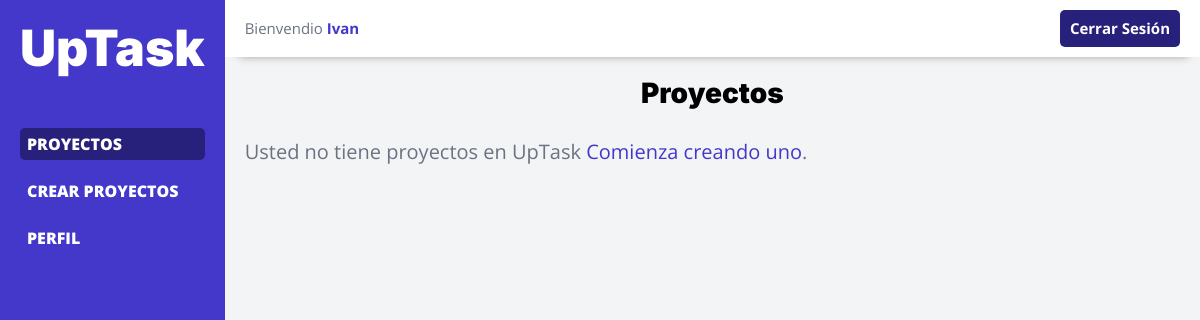
/dashboard (signed in), run on an earlier commit of the app's database.
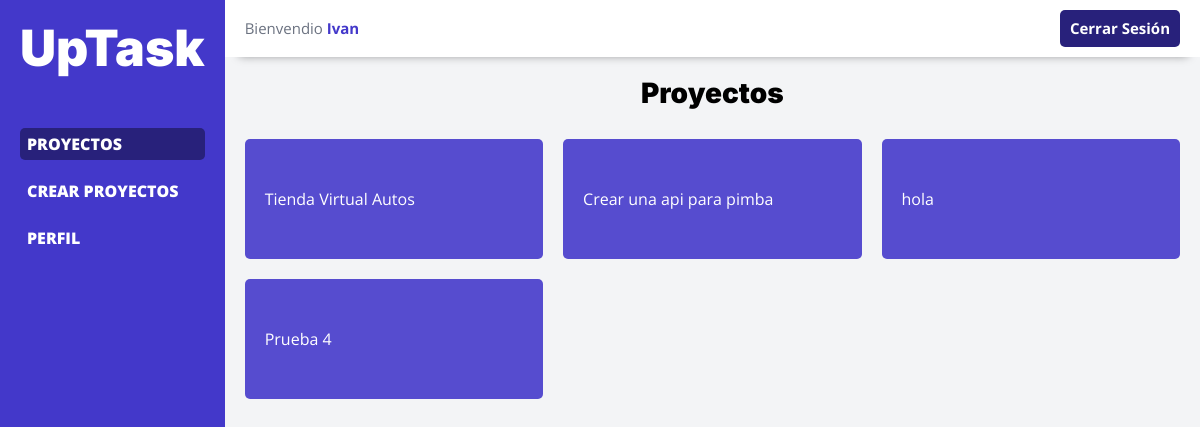
And on a later commit of the database.
### tables this page shows
CREATE TABLE `proyectos` (
  `id` int NOT NULL AUTO_INCREMENT,
  `proyecto` varchar(60) DEFAULT NULL,
  `url` varchar(32) DEFAULT NULL,
  `propietarioId` int DEFAULT NULL,
  PRIMARY KEY (`id`),
  KEY `propietarioId_idx` (`propietarioId`),
  CONSTRAINT `proyectos_ibfk_1` FOREIGN KEY (`propietarioId`) REFERENCES `usuarios` (`id`) ON DELETE SET NULL ON UPDATE SET NULL
);

### controllers/DashboardController.php (called while the page is built, shortened)
<?php
class DashboardController {
    public static function index(Router $router) {
        $id = $_SESSION['id'];
        $proyectos = Proyecto::belongTo('propietarioId', $id);
        $router->render('dashboard/index', [
            'titulo' => 'Proyectos',
            'proyectos' => $proyectos,
        ]);
    }
}

### public/index.php (called while the page is built, shortened)
<?php
$router = new Router();
$router->get('/', [LoginController::class, 'login']);
$router->post('/', [LoginController::class, 'login']);
$router->get('/logout', [LoginController::class, 'logout']);
$router->get('/crear', [LoginController::class, 'crear']);
$router->post('/crear', [LoginController::class, 'crear']);
$router->get('/olvide', [LoginController::class, 'olvide']);
$router->post('/olvide', [LoginController::class, 'olvide']);
$router->get('/reestablecer', [LoginController::class, 'reestablecer']);
$router->post('/reestablecer', [LoginController::class, 'reestablecer']);
$router->get('/mensaje', [LoginController::class, 'mensaje']);
$router->get('/confirmar', [LoginController::class, 'confirmar']);
$router->get('/dashboard', [DashboardController::class, 'index']);
$router->get('/crear-proyecto', [DashboardController::class, 'crear_proyecto']);
$router->post('/crear-proyecto', [DashboardController::class, 'crear_proyecto']);
$router->get('/proyecto', [DashboardController::class, 'proyecto']);
$router->get('/perfil', [DashboardController::class, 'perfil']);
$router->comprobarRutas();

### models/ActiveRecord.php (called while the page is built, shortened)
<?php
class ActiveRecord {
    protected static $db;
    protected static $tabla = '';
    public static function setDB($database) {
        self::$db = $database;
    }
    public static function belongTo($columna, $valor) {
        $query = "SELECT * FROM " . static::$tabla . " WHERE ${columna} = '${valor}'";
        $resultado = self::consultarSQL($query);
        return $resultado;
    }
    public static function consultarSQL($query) {
        $resultado = self::$db->query($query);
        $array = [];
        while($registro = $resultado->fetch_assoc()) {
            $array[] = static::crearObjeto($registro);
        }
        return $array;
    }
    protected static function crearObjeto($registro) {
        $objeto = new static;
        foreach($registro as $key => $value ) {
            if(property_exists( $objeto, $key  )) {
                $objeto->$key = $value;
            }
        }
        return $objeto;
    }
}

### views/dashboard/index.php (the view)
<?php include_once __DIR__ . '/header-dashboard.php'; ?>
    <?php if(count($proyectos) === 0) { ?>
        <p class="no-proyectos">Usted no tiene proyectos en UpTask <a href="/crear-proyecto"> Comienza creando uno</a>.</p>
    <?php } else { ?>
        <ul class="listado-proyectos">
            <?php foreach($proyectos as $proyecto) { ?>
                <li class="proyecto">
                    <a href="/proyecto?id=<?php echo $proyecto->url; ?>"</a>
                        <?php echo $proyecto->proyecto; ?>
                    </a>
                </li>
            <?php } ?>
        </ul>
    <?php } ?>
<?php include_once __DIR__ . '/footer-dashboard.php'; ?>

### views/dashboard/header-dashboard.php
<div class="dashboard">
    <?php include_once __DIR__ . '/../templates/sidebar.php'; ?>
    <div class="principal">
        <?php include_once __DIR__ . '/../templates/barra.php'; ?>
        <div class="contenido">
            <h2 class="nombre-pagina"><?php echo $titulo ?></h2>

### views/templates/sidebar.php
<aside class="sidebar">
    <h2>UpTask</h2>
    <nav class="sidebar-nav">
        <a class="<?php echo ($titulo === 'Proyectos') ? 'activo' : ''; ?>" href="/dashboard">Proyectos</a>
        <a class="<?php echo ($titulo === 'Crear Proyecto') ? 'activo' : ''; ?>" href="/crear-proyecto">Crear Proyectos</a>
        <a class="<?php echo ($titulo === 'Perfil') ? 'activo' : ''; ?>" href="/perfil">Perfil</a>
    </nav>
</aside>

### views/templates/barra.php
<div class="barra">
    <p>Bienvendio <span><?php echo $_SESSION['nombre'] ?></span></p>
    <a href="/logout" class="cerrar-sesion">Cerrar Sesión</a>
</div>

### views/dashboard/footer-dashboard.php
        </div>
    </div>
</div>

### Router.php (shortened to what this page needs)
<?php
class Router
{
    public array $getRoutes = [];
    public array $postRoutes = [];
    public function get($url, $fn)
    {
        $this->getRoutes[$url] = $fn;
    }
    public function post($url, $fn)
    {
        $this->postRoutes[$url] = $fn;
    }
    public function comprobarRutas()
    {
        $currentUrl = $_SERVER['PATH_INFO'] ?? '/';
        $method = $_SERVER['REQUEST_METHOD'];
        if ($method === 'GET') {
            $fn = $this->getRoutes[$currentUrl] ?? null;
        } else {
            $fn = $this->postRoutes[$currentUrl] ?? null;
        }
        if ( $fn ) {
            call_user_func($fn, $this);
        } else {
            echo "Página No Encontrada o Ruta no válida";
        }
    }
    public function render($view, $datos = [])
    {
        include_once __DIR__ . "/views/$view.php";
        $contenido = ob_get_clean();
        include_once __DIR__ . '/views/layout.php';
    }
}

### views/layout.php (shortened to what this page needs)
<!DOCTYPE html>
<html lang="en">
<head>
    <link rel="stylesheet" href="build/css/app.css">
</head>
<body>
    <?php echo $contenido; ?>
</body>
</html>

### public/build/css/app.css (style rules this page uses)
html { line-height:1.15;-webkit-text-size-adjust:100% }
body { margin:0 }
a { background-color:transparent }
*,:after,:before { box-sizing:inherit }
html { font-size:62.5%;box-sizing:border-box;height:100% }
body { font-family:Open Sans,sans-serif;font-size:1.6rem;min-height:100% }
a { text-decoration:none }
h1,h2,h3 { font-family:Inter,sans-serif;margin:0 0 2.5rem;font-weight:900 }
h2 { font-size:5rem }
p { font-size:2rem;color:#6b7280;line-height:1.8 }
.dashboard { background-color:#f3f4f6 }
@media (min-width:768px) { .dashboard { display:flex;height:100vh } }
.dashboard .principal { flex:1 }
.dashboard .contenido { padding:2rem }
.dashboard .contenido .nombre-pagina { font-size:2.8rem;text-align:center }
.sidebar { background-color:#4338ca;padding:2rem }
.sidebar h2 { color:#fff;margin:0;text-align:center }
.sidebar .sidebar-nav { margin-top:5rem }
.sidebar .sidebar-nav a { color:#fff;display:block;margin-bottom:1.5rem;padding:.7rem;transition-property:background-color;transition-duration:.3s;font-weight:800;text-transform:uppercase }
.sidebar .sidebar-nav a.activo,.sidebar .sidebar-nav a:hover { background-color:#28217b;border-radius:.5rem }
.barra { background-color:#fff;padding:1rem 2rem;box-shadow:1px 12px 9px -13px rgba(0,0,0,.4) }
@media (min-width:768px) { .barra { display:flex;justify-content:space-between;align-items:center } }
.barra p { margin:0;font-size:1.5rem }
.barra p span { font-weight:700;color:#4338ca }
.barra .cerrar-sesion { background-color:#28217b;color:#fff;font-size:1.6rem;display:inline-block;font-weight:700;border:none;transition-property:background-color;transition-duration:.3s;text-align:center;display:block;width:100%;font-size:1.5rem;padding:1rem;border-radius:.5rem }
@media (min-width:768px) { .barra .cerrar-sesion { width:auto } }
.listado-proyectos { list-style:none;padding:0;margin-top:3rem;display:grid;gap:2rem;grid-template-columns:repeat(1,1fr) }
@media (min-width:768px) { .listado-proyectos { display:grid;gap:2rem;grid-template-columns:repeat(2,1fr) } }
@media (min-width:1024px) { .listado-proyectos { display:grid;gap:2rem;grid-template-columns:repeat(3,1fr) } }
.listado-proyectos .proyecto { background-color:#564ccf;min-height:12rem;display:flex;align-items:center;padding:2rem;line-height:2;border-radius:.5rem }
.listado-proyectos .proyecto a { color:#fff }
.no-proyectos a { color:#4338ca }

What changed in the data, as far as the page shows it:
added proyectos: proyecto "Tienda Virtual Autos"
added proyectos: proyecto "Crear una api para pimba"
added proyectos: proyecto "hola"
added proyectos: proyecto "Prueba 4"
Also different on the page:
text no longer shown: "Usted no tiene proyectos en UpTask Comienza creando uno ."
